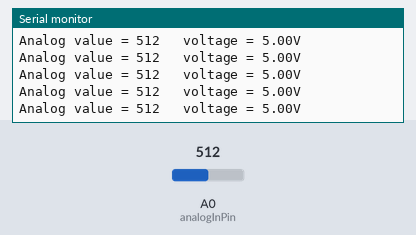
Recording of a sketch running on a simulated Arduino Uno, built with avr-gcc and run on an emulated ATmega328P. Shown: the last lines printed to the serial monitor. The test bench sets the inputs (shaded band); at power-on: A0 (analogInPin) = 512.

Above: at 1.2 s.
1.3 s: A0 (analogInPin) set to 104
At 2.2 s:
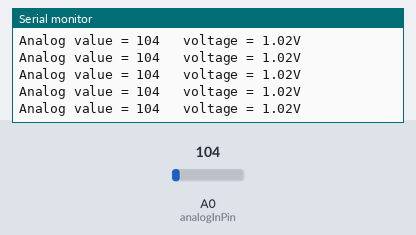
4.3 s: A0 (analogInPin) set to 95
At 5.3 s:
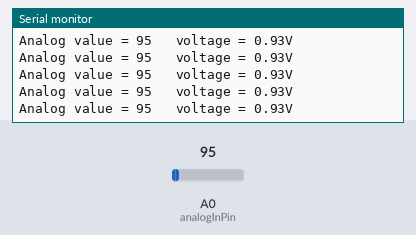
7.3 s: A0 (analogInPin) set to 11
At 7.9 s:
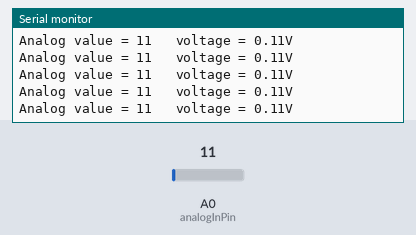
10.3 s: A0 (analogInPin) set to 8
At 11.3 s:
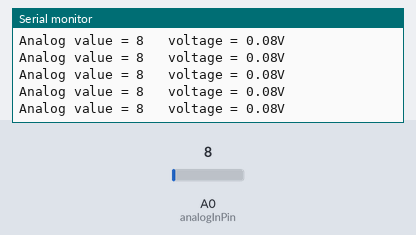
Timing chart, 0 to 13.3 s (numbered marks = the images above; inputs shaded):
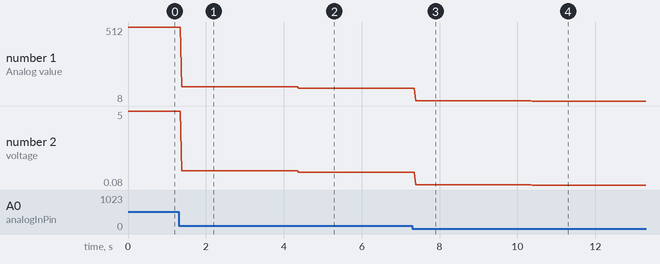

The sketch:

SolarChargerTest2.ino
```cpp
const int analogInPin = A0;

int BatteryValue = 0;
float outputValue = 0;

void setup()
{
    Serial.begin(9600);
}

void loop()
{
    BatteryValue = analogRead(analogInPin);
    outputValue = (float(BatteryValue)*5)/1023*2;
    Serial.print("Analog value = " );
    Serial.print(BatteryValue);
    Serial.print("\t voltage = ");
    Serial.print(outputValue);
    Serial.print("V \n");
    delay(10);
}
```

Measured:
- after the input at 1.3 s, the serial monitor: prints a new line after 0.09 s (image 1)
- after the input at 4.3 s, the serial monitor: prints a new line after 0.09 s (image 2)
- after the input at 7.3 s, the serial monitor: prints a new line after 0.08 s (image 3)
- after the input at 10.3 s, the serial monitor: prints a new line after 0.08 s (image 4)
- plotted number 1: 512 → 104 after the input at 1.3 s, 104 → 95 after the input at 4.3 s, 95 → 11 after the input at 7.3 s, 11 → 8 after the input at 10.3 s
- plotted number 2: 5 → 1.02 after the input at 1.3 s, 1.02 → 0.93 after the input at 4.3 s, 0.93 → 0.11 after the input at 7.3 s, 0.11 → 0.08 after the input at 10.3 s
